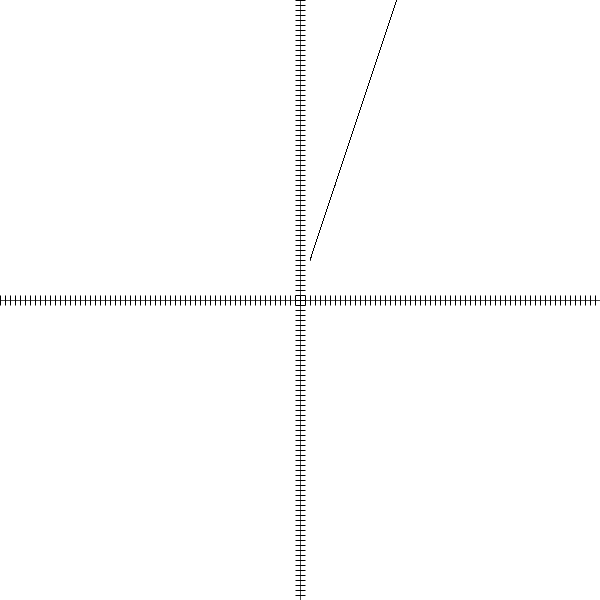
Frame 1 (no input)
Frame 60 (the mouse pressed at the canvas centre just before this capture): identical to frame 1, image omitted
Frame 120 (the mouse held since frame 60 and released just before this capture): identical to frame 1, image omitted

The Processing sketch that drew this single still picture (run headless with seeded random() and noise(); from frame 60 on, the mouse is pressed at the canvas centre):

// Processing sketch: sketch_graph_line
// ── sketch_graph_line.pde
int i;
int length = 500;
float m = -3;
float c = 10;
float x = 0;
float y;
void setup(){
  size(600,600);
}
void draw(){
  background(255); 
 for(i=0;i<=600;i++){ 
 point(i,300); 
 } 
 
 
 for(i=0;i<=600;i++){ 
 point(300,i); 
 } 

for (i=0;i<=600;i=i+5){ 
     ellipse(i,300,0,10); 
 } 
 for (i=0;i<=600;i=i+5){ 
     ellipse(300,i,10,0); 
 } 
 for(x=c;x<=length;x=x+0.01){
   y=m*x-c;
    point(300+x,300+y);
  }
}
